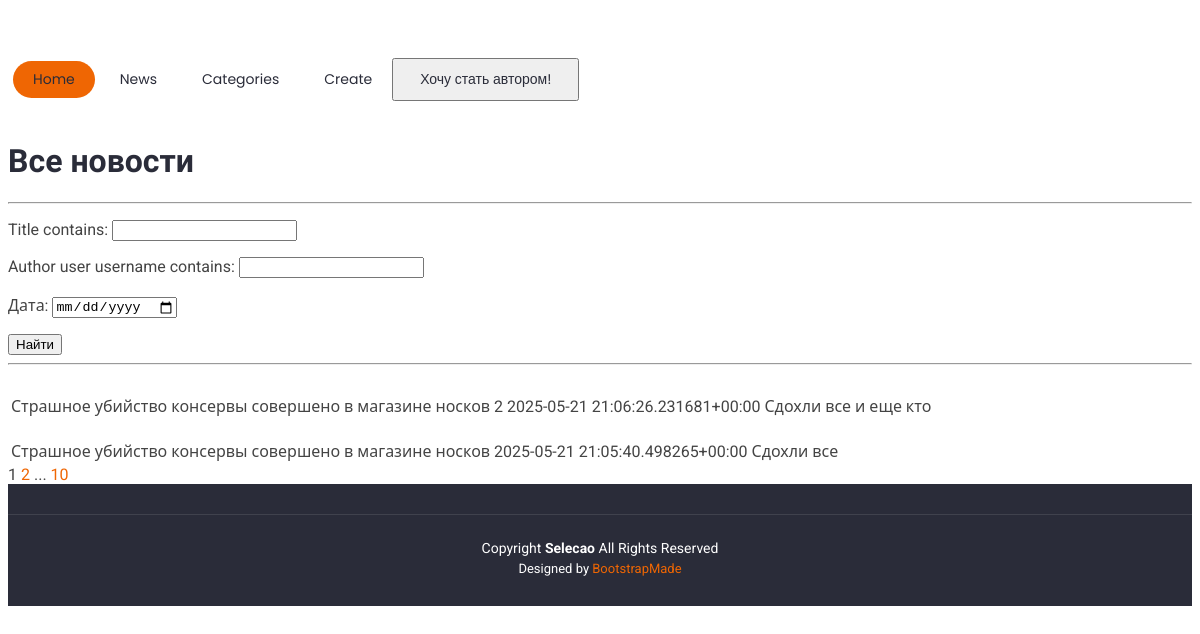
The page /news/ on the database as committed earlier.
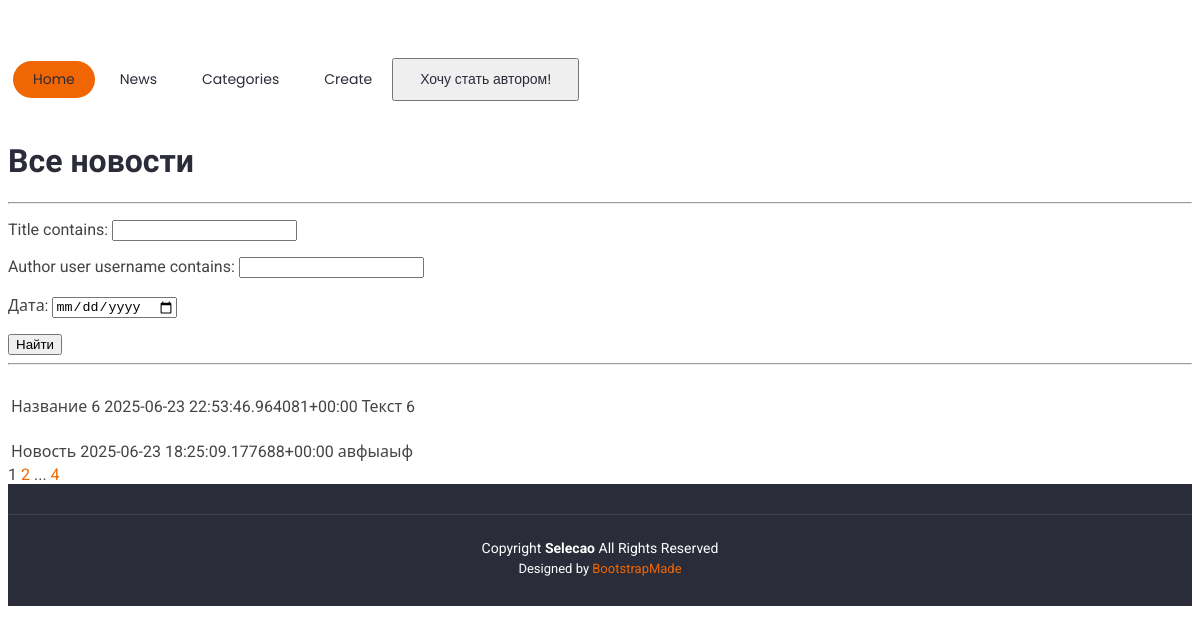
The same page on the database as committed later.
### news/models.py (models this page shows, shortened)
class Post(models.Model):
    news = 'NE'
    article = 'AR'
    TIPE = [
        (news, 'Новость'),
        (article, 'Статья'),
    ]
    author = models.ForeignKey('Author', on_delete = models.CASCADE, null = False)
    tipe = models.CharField(max_length = 2,
                            choices = TIPE,
                            null = False)
    create_time = models.DateTimeField(auto_now_add = True)
    category = models.ManyToManyField(Category, through = 'PostCategory')
    title = models.CharField(max_length = 100, null = False)
    text = models.TextField(max_length = 5000, null = False)
    rating = models.IntegerField(default = 0)
    def __str__(self):
        return f'{self.title} {self.create_time} {self.text[:20]}'

### news/views.py (the view)
# urls.py: path('', PostsList.as_view(), name = 'post_list'),
class PostsList(ListView):
    model = Post
    ordering = '-create_time'
    template_name = 'news.html'
    context_object_name = 'posts'
    paginate_by = 2
    def get_queryset(self):
        queryset = super().get_queryset()
        self.filterset = PostFilter(self.request.GET, queryset)
        return self.filterset.qs
    def get_context_data(self, **kwargs):
        context = super().get_context_data(**kwargs)
        context['filterset'] = self.filterset
        context['is_not_author'] = not self.request.user.groups.filter(name = 'authors').exists()
        return context

### news/templatetags/custom_tags.py (called while the page is built)
@register.simple_tag(takes_context=True)
def url_replace(context, **kwargs):
    d = context['request'].GET.copy()
    for k, v in kwargs.items():
        d[k] = v
    return d.urlencode()

### templates/news.html (shortened to what this page needs)
{% extends 'flatpages/default.html' %}
{% load custom_filters %}
{% load custom_tags %}
{% block content %}
    {% if posts %}
        <h1>Все новости</h1>
        <hr>
        <form action="" method="get">
            {{ filterset.form.as_p }}
            <input type="submit" value="Найти" />
        </form>
        <hr>
        <table>
            {% for post in posts %}
            <tr>
                <td><br>{{ post }}</td>
            </tr>
            {% endfor %}
        </table>
    {% elif post %}
        {{ post.title|censor }} <br> <b>{{ post.create_time|date:'d M Y' }}</b> <br> {{ post.text|censor }}
    {% else %}
        <h2>Новостей нет!</h2>
    {% endif %}
   {{ page_obj.number }}
   {% if page_obj.has_next %}
       <a href="?{% url_replace page=page_obj.next_page_number %}">{{ page_obj.next_page_number }}</a>
       {% if paginator.num_pages != page_obj.next_page_number %}
           ...
           <a href="?{% url_replace page=page_obj.paginator.num_pages %}">{{ page_obj.paginator.num_pages }}</a>
       {% endif %}
   {% endif %}
{% endblock content %}

### templates/flatpages/default.html (shortened to what this page needs)
<!DOCTYPE html>
<html lang="en">
<head>
  {% load static %}
  <link href="{% static 'css/main.css' %}" rel="stylesheet">
</head>
<body class="index-page">
  <header id="header" class="header d-flex align-items-center fixed-top">
    <div class="container-fluid container-xl position-relative d-flex align-items-center justify-content-between">
      <a href="index.html" class="logo d-flex align-items-center">
        <h1 class="sitename">Selecao</h1>
      </a>
      <nav id="navmenu" class="navmenu">
        <ul>
          <li><a href="#hero" class="active">Home</a></li>
          <li><a href="\news">News</a></li>
          <li><a href="\news\categories\">Categories</a></li>
          <li><a href="\news\create">Create</a></li>
          {% if is_not_author %}
            <button> <a href="../authorisation/upgrade/"> Хочу стать автором!</a> </button>
          {% endif %}
        </ul>
      </nav>
    </div>
  </header>
  <main class="main">
    <div class="container">
      {% block content %}
      {% endblock content %}
    </div>
  </main>
  <footer id="footer" class="footer dark-background">
    <div class="container">
      <div class="container">
        <div class="copyright">
          <span>Copyright</span> <strong class="px-1 sitename">Selecao</strong> <span>All Rights Reserved</span>
        </div>
        <div class="credits">
          Designed by <a href="https://bootstrapmade.com/">BootstrapMade</a>
        </div>
      </div>
    </div>
  </footer>
</body>
</html>

### static/css/main.css (style rules this page uses)
:root { --default-font: "Roboto", system-ui, -apple-system, "Segoe UI", Roboto, "Helvetica Neue", Arial, "Noto Sans", "Liberation Sans", sans-serif, "Apple Color Emoji", "Segoe UI Emoji", "Segoe UI Symbol", "Noto Color Emoji"; --heading-font: "Raleway", sans-serif; --nav-font: "Poppins", sans-serif; }
:root { --background-color: #ffffff; --default-color: #444444; --heading-color: #2a2c39; --accent-color: #ef6603; --surface-color: #ffffff; --contrast-color: #ffffff; }
:root { --nav-color: #2a2c39; --nav-hover-color: #ef6603; --nav-mobile-background-color: #ffffff; --nav-dropdown-background-color: #ffffff; --nav-dropdown-color: #060606; --nav-dropdown-hover-color: #ef6603; }
.dark-background { --background-color: #2a2c39; --default-color: #ffffff; --heading-color: #ffffff; --surface-color: #404356; --contrast-color: #ffffff; }
:root { scroll-behavior: smooth; }
body { color: var(--default-color); background-color: var(--background-color); font-family: var(--default-font); }
a { color: var(--accent-color); text-decoration: none; transition: 0.3s; }
h1, h2, h3, h4, h5, h6 { color: var(--heading-color); font-family: var(--heading-font); }
.header { --background-color: rgba(255, 255, 255, 0); --heading-color: #ffffff; color: var(--default-color); background-color: var(--background-color); padding: 20px 0; transition: all 0.5s; z-index: 997; }
.header .logo { line-height: 1; }
.header .logo h1 { font-size: 30px; margin: 0; font-weight: 700; color: var(--heading-color); }
@media (min-width: 1200px) { .navmenu { padding: 0; } }
@media (min-width: 1200px) { .navmenu ul { margin: 0; padding: 0; display: flex; list-style: none; align-items: center; } }
@media (min-width: 1200px) { .navmenu li { position: relative; margin-left: 5px; } }
@media (min-width: 1200px) { .navmenu a, .navmenu a:focus { color: var(--nav-color); padding: 8px 20px; font-size: 14px; font-family: var(--nav-font); font-weight: 400; display: flex; align-items: center; justify-content: space-between; white-space: nowrap; transition: 0.3s; border-radius: 50px; } }
@media (min-width: 1200px) { .navmenu li:hover>a, .navmenu .active, .navmenu .active:focus { background-color: var(--nav-hover-color); } }
.footer { color: var(--default-color); background-color: var(--background-color); font-size: 14px; text-align: center; padding: 30px 0; position: relative; }
.footer .copyright { padding-top: 25px; border-top: 1px solid color-mix(in srgb, var(--default-color), transparent 90%); }
.footer .credits { font-size: 13px; padding-top: 5px; }

Rows that differ between the two databases and show on the page:
removed Post: title+create_time+text "Страшное убийство консервы совершено в магазине носков 2 2025-05-21 21:06:26.231681+00:00 Сдохли все и еще кто"
removed Post: title+create_time+text "Страшное убийство консервы совершено в магазине носков 2025-05-21 21:05:40.498265+00:00 Сдохли все"
added Post: title+create_time+text "Название 6 2025-06-23 22:53:46.964081+00:00 Текст 6"
added Post: title+create_time+text "Новость 2025-06-23 18:25:09.177688+00:00 авфыаыф"
Other text that changed with them:
{{ page_obj.paginator.num_pages }}: "10" → "4"
